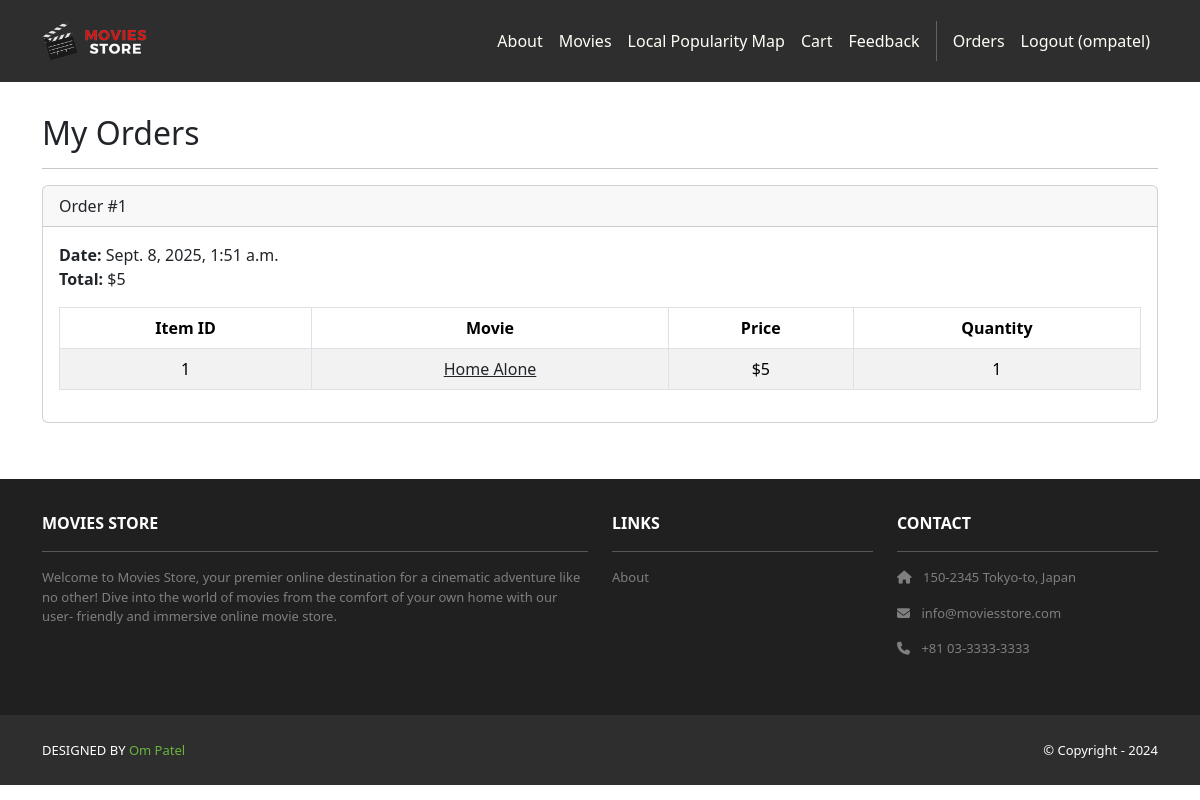
The app's page /accounts/orders/ (signed in), older data.
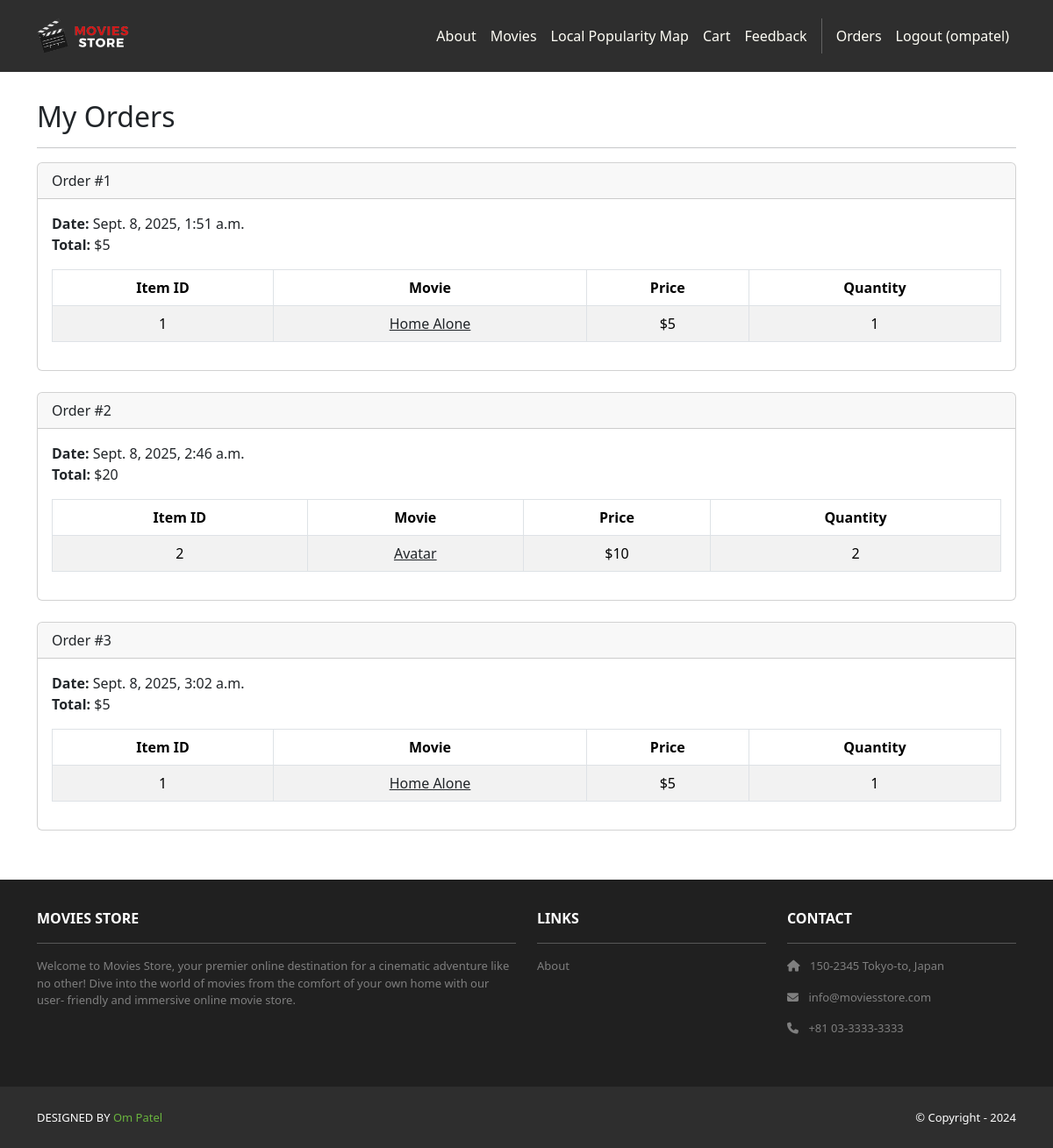
The same page, newer data.
### cart/models.py (models this page shows, shortened)
class Order(models.Model):
    id = models.AutoField(primary_key=True)
    total = models.IntegerField()
    date = models.DateTimeField(auto_now_add=True)
    user = models.ForeignKey(User,
        on_delete=models.CASCADE)

class Item(models.Model):
    id = models.AutoField(primary_key=True)
    price = models.IntegerField()
    quantity = models.IntegerField()
    order = models.ForeignKey(Order,
        on_delete=models.CASCADE)
    movie = models.ForeignKey(Movie,
        on_delete=models.CASCADE)

### movies/models.py (models this page shows, shortened)
class Movie(models.Model):
    id = models.AutoField(primary_key=True)
    name = models.CharField(max_length=255)
    price = models.IntegerField()
    description = models.TextField()
    image = models.ImageField(upload_to='movie_images/')

### accounts/views.py (the view)
# urls.py: path('orders/', views.orders, name='accounts.orders'),
@login_required
def orders(request):
    template_data = {}
    template_data['title'] = 'Orders'
    template_data['orders'] = request.user.order_set.all()
    return render(request, 'accounts/orders.html',
        {'template_data': template_data})

### accounts/templates/accounts/orders.html
{% extends 'base.html' %}
{% block content %}
<div class="p-3">
  <div class="container">
    <div class="row mt-3">
      <div class="col mx-auto mb-3">
        <h2>My Orders</h2>
        <hr />
        {% for order in template_data.orders %}
        <div class="card mb-4">
          <div class="card-header">
            Order #{{ order.id }}
          </div>
          <div class="card-body">
            <b>Date:</b> {{ order.date }}<br />
            <b>Total:</b> ${{ order.total }}<br />
            <table class="table table-bordered
              table-striped text-center mt-3">
              <thead>
                <tr>
                  <th scope="col">Item ID</th>
                  <th scope="col">Movie</th>
                  <th scope="col">Price</th>
                  <th scope="col">Quantity</th>
                </tr>
              </thead>
              <tbody>
                {% for item in order.item_set.all %}
                <tr>
                  <td>{{ item.movie.id }}</td>
                  <td>
                    <a class="link-dark"
                      href="{% url 'movies.show'
                      id=item.movie.id %}">
                      {{ item.movie.name }}
                    </a>
                  </td>
                  <td>${{ item.movie.price }}</td>
                  <td>{{ item.quantity }}</td>
                </tr>
                {% endfor %}
              </tbody>
            </table>
          </div>
        </div>
        {% endfor %}
      </div>
    </div>
  </div>
</div>
{% endblock content %}

Row changes from the older to the newer data that the page shows:
added Order: id "2", date "Sept. 8, 2025, 2:46 a.m.", total "20"
added Item: movie.id "2", movie.name "Avatar", movie.price "10", quantity "2"
added Order: id "3", date "Sept. 8, 2025, 3:02 a.m.", total "5"
added Item: movie.id "1", movie.name "Home Alone", movie.price "5", quantity "1", shown under "3"
